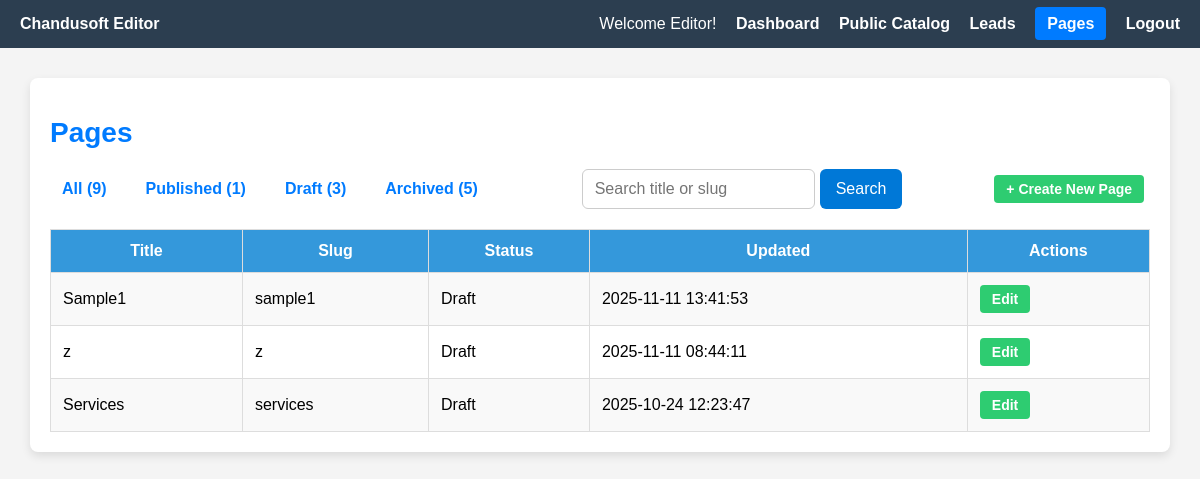
The page /admin/pages.php?status=draft (signed in) on the database its author committed.
### tables this page shows
CREATE TABLE `pages` (
  `id` int NOT NULL AUTO_INCREMENT,
  `title` varchar(255) NOT NULL,
  `slug` varchar(255) NOT NULL,
  `status` enum('draft','published','archived') DEFAULT 'draft',
  `updated_at` datetime DEFAULT CURRENT_TIMESTAMP ON UPDATE CURRENT_TIMESTAMP,
  `content_html` text,
  PRIMARY KEY (`id`),
  UNIQUE KEY `slug` (`slug`)
);

### admin/pages.php (the view, shortened to what this page needs)
<?php
$user = $_SESSION['user'];
$role = htmlspecialchars(ucfirst($user['role'] ?? 'Editor'));
$conn = new mysqli('localhost', 'root', '', 'chandusoft');
$publishedCount = $conn->query("SELECT COUNT(*) as count FROM pages WHERE status = 'published'")->fetch_assoc()['count'];
$draftCount = $conn->query("SELECT COUNT(*) as count FROM pages WHERE status = 'draft'")->fetch_assoc()['count'];
$archivedCount = $conn->query("SELECT COUNT(*) as count FROM pages WHERE status = 'archived'")->fetch_assoc()['count'];
$allCount = $conn->query("SELECT COUNT(*) as count FROM pages")->fetch_assoc()['count'];
$search = trim($_GET['search'] ?? '');
$status = $_GET['status'] ?? '';
$whereClause = '';
if ($status) {
    $whereClause = "WHERE status = '" . $conn->real_escape_string($status) . "'";
}
if ($search !== '') {
    if (preg_match('/^[%_]+$/', $search)) {
        $pages = $conn->query("SELECT * FROM pages WHERE 1=0");
    } else {
        if ($whereClause) {
            $whereClause .= " AND";
        } else {
            $whereClause = "WHERE";
        }
        $stmt = $conn->prepare("SELECT * FROM pages $whereClause (title LIKE ? OR slug LIKE ?) ORDER BY updated_at DESC");
        $likeSearch = "%$search%";
        $stmt->bind_param("ss", $likeSearch, $likeSearch);
        $stmt->execute();
        $pages = $stmt->get_result();
        $stmt->close();
    }
} else {
    $pages = $conn->query("SELECT * FROM pages $whereClause ORDER BY updated_at DESC");
}
?>
<!DOCTYPE html>
<html>
<head>
</head>
<body>
<div class="navbar">
    <div><strong>Chandusoft <?= $role ?></strong></div>
    <div class="links">
        Welcome <?= $role ?>!
        <a href="/app/dashboard.php" class="<?= basename($_SERVER['PHP_SELF']) === 'dashboard.php' ? 'active' : '' ?>">Dashboard</a>
        <?php if ($role === 'Admin'): ?>
            <a href="/admin/catalog.php">Admin Catalog</a>
            <a href="/public/catalog.php">Public Catalog</a>
            <a href="/admin/orders.php">Orders</a>
        <?php elseif ($role === 'Editor'): ?>
            <a href="/public/catalog.php">Public Catalog</a>
        <?php endif; ?>
        <a href="/admin/admin-leads.php" class="<?= basename($_SERVER['PHP_SELF']) === 'admin-leads.php' ? 'active' : '' ?>">Leads</a>
        <a href="/admin/pages.php" class="<?= basename($_SERVER['PHP_SELF']) === 'pages.php' ? 'active' : '' ?>">Pages</a>
        <a href="/admin/logout.php">Logout</a>
    </div>
</div>
<div class="container">
    <h1>Pages</h1>
    <div class="top-bar" style="display:flex; justify-content: space-between; align-items: center; margin-bottom: 20px;">
        <div class="filters" style="gap: 15px; display: flex;">
            <a href="pages.php">All (<?= $allCount ?>)</a>
            <a href="pages.php?status=published">Published (<?= $publishedCount ?>)</a>
            <a href="pages.php?status=draft">Draft (<?= $draftCount ?>)</a>
            <a href="pages.php?status=archived">Archived (<?= $archivedCount ?>)</a>
        </div>
        <form method="get" class="search-form" style="display:flex; gap: 5px;">
            <input type="text" name="search" placeholder="Search title or slug" value="<?= htmlspecialchars($search) ?>">
            <input type="submit" value="Search">
        </form>
        <div>
            <a class="btn btn-edit" href="create.php">+ Create New Page</a>
        </div>
    </div>
    <table>
        <tr>
            <th>Title</th>
            <th>Slug</th>
            <th>Status</th>
            <th>Updated</th>
            <th>Actions</th>
        </tr>
        <?php if ($pages && $pages->num_rows > 0): ?>
            <?php while ($page = $pages->fetch_assoc()): ?>
                <tr>
                    <td><?= htmlspecialchars($page['title']) ?></td>
                    <td><?= htmlspecialchars($page['slug']) ?></td>
                    <td><?= ucfirst($page['status']) ?></td>
                    <td><?= htmlspecialchars($page['updated_at']) ?></td>
                    <td class="actions">
                        <a href="edit.php?id=<?= $page['id'] ?>" class="btn btn-edit">Edit</a>
                    </td>
                </tr>
            <?php endwhile; ?>
        <?php endif; ?>
    </table>
</div>
</body>
</html>

### admin/pages.php (style rules this page uses)
body { font-family: Arial, sans-serif; background: #f4f4f4; margin: 0; padding: 0; }
.navbar { background-color: #2c3e50; color: white; padding: 15px 20px; display: flex; justify-content: space-between; align-items: center; }
.navbar .links a { color: white; text-decoration: none; margin-left: 15px; font-weight: bold; }
.navbar .links a.active { background-color: #007BFF; color: white; padding: 8px 12px; border-radius: 4px; }
h1 { color: #007BFF; margin-bottom: 20px; font-size: 28px; text-align: left; }
.container { max-width: 1100px; margin: 30px auto; background: #fff; padding: 20px; border-radius: 8px; box-shadow: 0 4px 10px rgba(0,0,0,0.1); }
table { border-collapse: collapse; width: 100%; }
th, td { border: 1px solid #ddd; padding: 12px; }
th { background-color: #3498db; color: white; }
tr:nth-child(even) { background: #f9f9f9; }
.top-bar .filters a { color: #007BFF; text-decoration: none; font-weight: bold; padding: 6px 12px; border-radius: 6px; transition: background-color 0.3s; }
.btn { display: inline-block; padding: 6px 12px; margin-right: 6px; font-size: 14px; font-weight: bold; text-decoration: none; border-radius: 4px; color: white; }
.btn-edit { background-color: #2ecc71; }
.search-form { display: flex; gap: 5px; max-width: 600px; }
.search-form input[type="text"] { flex: 1; padding: 10px 12px; font-size: 16px; border: 1px solid #ccc; border-radius: 6px; }
.search-form input[type="submit"] { padding: 10px 16px; font-size: 16px; background-color: #0078D7; color: white; border: none; border-radius: 6px; cursor: pointer; transition: all 0.3s ease; }

### rows shown on the page
pages: title "Sample1", slug "sample1", status "Draft", updated_at "2025-11-11 13:41:53"
pages: title "z", slug "z", status "Draft", updated_at "2025-11-11 08:44:11"
pages: title "Services", slug "services", status "Draft", updated_at "2025-10-24 12:23:47"

### other values the page prints
$role "Editor"
$allCount "9"
$publishedCount "1"
$draftCount "3"
$archivedCount "5"
